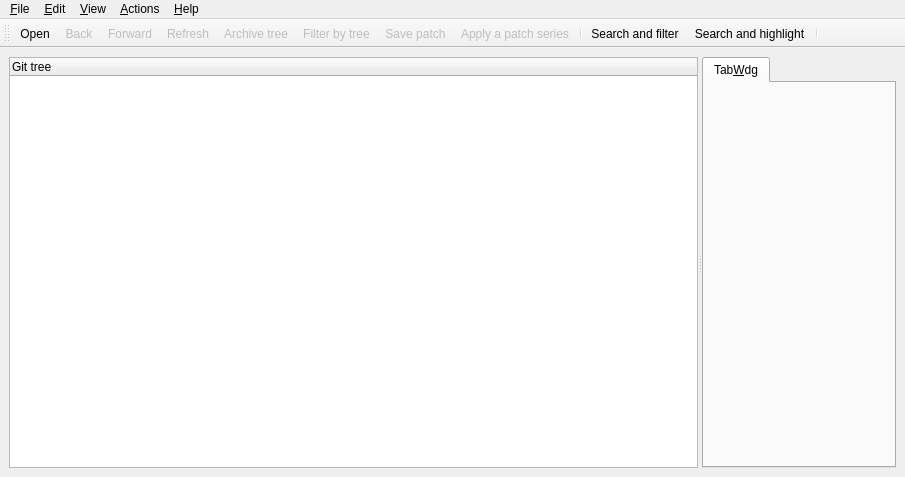
 <widget class="QMainWindow" name="MainBase">
  <property name="geometry">
   <rect>
    <x>0</x>
    <y>0</y>
    <width>905</width>
    <height>477</height>
   </rect>
  </property>
  <property name="acceptDrops">
   <bool>true</bool>
  </property>
  <property name="windowTitle">
   <string>QGit</string>
  </property>
  <property name="windowIcon">
   <iconset resource="icons.qrc">
    <normaloff>:/icons/resources/qgit.png</normaloff>:/icons/resources/qgit.png</iconset>
  </property>
  <widget class="QWidget" name="widget">
   <layout class="QHBoxLayout">
    <property name="spacing">
     <number>6</number>
    </property>
    <property name="leftMargin">
     <number>9</number>
    </property>
    <property name="topMargin">
     <number>9</number>
    </property>
    <property name="rightMargin">
     <number>9</number>
    </property>
    <property name="bottomMargin">
     <number>9</number>
    </property>
    <item>
     <widget class="QSplitter" name="treeSplitter">
      <property name="orientation">
       <enum>Qt::Horizontal</enum>
      </property>
      <widget class="TreeView" name="treeView">
       <property name="contextMenuPolicy">
        <enum>Qt::CustomContextMenu</enum>
       </property>
       <property name="selectionMode">
        <enum>QAbstractItemView::ExtendedSelection</enum>
       </property>
       <property name="rootIsDecorated">
        <bool>false</bool>
       </property>
       <property name="columnCount">
        <number>1</number>
       </property>
       <column>
        <property name="text">
         <string>Git tree</string>
        </property>
       </column>
      </widget>
      <widget class="QTabWidget" name="tabWdg">
       <widget class="QWidget" name="TabWdg">
        <attribute name="title">
         <string>Tab&amp;Wdg</string>
        </attribute>
       </widget>
      </widget>
     </widget>
    </item>
   </layout>
  </widget>
  <widget class="QToolBar" name="toolBar">
   <property name="windowTitle">
    <string>Toolbar</string>
   </property>
   <property name="orientation">
    <enum>Qt::Horizontal</enum>
   </property>
   <property name="iconSize">
    <size>
     <width>16</width>
     <height>16</height>
    </size>
   </property>
   <attribute name="toolBarArea">
    <enum>TopToolBarArea</enum>
   </attribute>
   <attribute name="toolBarBreak">
    <bool>false</bool>
   </attribute>
   <addaction name="ActOpenRepo"/>
   <addaction name="ActBack"/>
   <addaction name="ActForward"/>
   <addaction name="ActRefresh"/>
   <addaction name="ActShowTree"/>
   <addaction name="ActFilterTree"/>
   <addaction name="ActMailFormatPatch"/>
   <addaction name="ActMailApplyPatch"/>
   <addaction name="separator"/>
   <addaction name="ActSearchAndFilter"/>
   <addaction name="ActSearchAndHighlight"/>
   <addaction name="separator"/>
  </widget>
  <widget class="QMenuBar" name="MenuBarEditor">
   <property name="geometry">
    <rect>
     <x>0</x>
     <y>0</y>
     <width>905</width>
     <height>20</height>
    </rect>
   </property>
   <widget class="QMenu" name="Help">
    <property name="title">
     <string>&amp;Help</string>
    </property>
    <addaction name="ActHelp"/>
    <addaction name="ActAbout"/>
   </widget>
   <widget class="QMenu" name="File">
    <property name="title">
     <string>&amp;File</string>
    </property>
    <property name="separatorsCollapsible">
     <bool>true</bool>
    </property>
    <addaction name="ActOpenRepo"/>
    <addaction name="ActOpenRepoNewWindow"/>
    <addaction name="ActRefresh"/>
    <addaction name="ActSaveFile"/>
    <addaction name="ActMailFormatPatch"/>
    <addaction name="ActMailApplyPatch"/>
    <addaction name="separator"/>
    <addaction name="ActClose"/>
    <addaction name="ActExit"/>
    <addaction name="separator"/>
   </widget>
   <widget class="QMenu" name="Edit">
    <property name="title">
     <string>&amp;Edit</string>
    </property>
    <addaction name="ActCommit"/>
    <addaction name="ActAmend"/>
    <addaction name="ActCheckout"/>
    <addaction name="ActBranch"/>
    <addaction name="ActTag"/>
    <addaction name="ActDelete"/>
    <addaction name="ActPush"/>
    <addaction name="ActPop"/>
    <addaction name="separator"/>
    <addaction name="ActFind"/>
    <addaction name="ActFindNext"/>
    <addaction name="separator"/>
    <addaction name="ActSettings"/>
   </widget>
   <widget class="QMenu" name="Actions">
    <property name="title">
     <string>&amp;Actions</string>
    </property>
    <addaction name="ActCustomActionSetup"/>
   </widget>
   <widget class="QMenu" name="View">
    <property name="title">
     <string>&amp;View</string>
    </property>
    <addaction name="ActBack"/>
    <addaction name="ActForward"/>
    <addaction name="separator"/>
    <addaction name="ActRangeDlg"/>
    <addaction name="separator"/>
    <addaction name="ActCheckWorkDir"/>
    <addaction name="ActMarkDiffToSha"/>
    <addaction name="separator"/>
    <addaction name="ActViewRev"/>
    <addaction name="ActViewDiff"/>
    <addaction name="ActViewDiffNewTab"/>
    <addaction name="ActViewFile"/>
    <addaction name="ActViewFileNewTab"/>
    <addaction name="ActExternalDiff"/>
    <addaction name="ActExternalEditor"/>
    <addaction name="ActShowTree"/>
    <addaction name="ActSplitView"/>
    <addaction name="ActToggleLogsDiff"/>
    <addaction name="ActShowDescHeader"/>
    <addaction name="ActFilterTree"/>
   </widget>
   <addaction name="File"/>
   <addaction name="Edit"/>
   <addaction name="View"/>
   <addaction name="Actions"/>
   <addaction name="separator"/>
   <addaction name="Help"/>
  </widget>
  <action name="ActOpenRepo">
   <property name="icon">
    <iconset resource="icons.qrc">
     <normaloff>:/icons/resources/folder_open.png</normaloff>:/icons/resources/folder_open.png</iconset>
   </property>
   <property name="text">
    <string>&amp;Open...</string>
   </property>
   <property name="iconText">
    <string>Open</string>
   </property>
   <property name="shortcut">
    <string>Ctrl+O</string>
   </property>
  </action>
  <action name="ActExit">
   <property name="text">
    <string>E&amp;xit</string>
   </property>
   <property name="iconText">
    <string>Exit</string>
   </property>
   <property name="shortcut">
    <string>Ctrl+Q</string>
   </property>
  </action>
  <action name="ActAbout">
   <property name="text">
    <string>&amp;About QGit</string>
   </property>
   <property name="iconText">
    <string>About</string>
   </property>
   <property name="shortcut">
    <string/>
   </property>
  </action>
  <action name="ActMailFormatPatch">
   <property name="enabled">
    <bool>false</bool>
   </property>
   <property name="icon">
    <iconset resource="icons.qrc">
     <normaloff>:/icons/resources/mail_send.png</normaloff>:/icons/resources/mail_send.png</iconset>
   </property>
   <property name="text">
    <string>&amp;Save patch...</string>
   </property>
   <property name="iconText">
    <string>Save patch</string>
   </property>
   <property name="toolTip">
    <string>Save a patch series to be sent by e-mail</string>
   </property>
  </action>
  <action name="ActHelp">
   <property name="icon">
    <iconset resource="icons.qrc">
     <normaloff>:/icons/resources/help.png</normaloff>:/icons/resources/help.png</iconset>
   </property>
   <property name="text">
    <string>QGit ha&amp;ndbook</string>
   </property>
   <property name="iconText">
    <string>Handbook</string>
   </property>
   <property name="shortcut">
    <string>F1</string>
   </property>
  </action>
  <action name="ActSettings">
   <property name="icon">
    <iconset resource="icons.qrc">
     <normaloff>:/icons/resources/configure.png</normaloff>:/icons/resources/configure.png</iconset>
   </property>
   <property name="text">
    <string>&amp;Settings...</string>
   </property>
   <property name="iconText">
    <string>Settings</string>
   </property>
  </action>
  <action name="ActCommit">
   <property name="enabled">
    <bool>false</bool>
   </property>
   <property name="icon">
    <iconset resource="icons.qrc">
     <normaloff>:/icons/resources/vcs_commit.png</normaloff>:/icons/resources/vcs_commit.png</iconset>
   </property>
   <property name="text">
    <string>&amp;Commit...</string>
   </property>
   <property name="iconText">
    <string>Commit</string>
   </property>
   <property name="toolTip">
    <string>Commit changes</string>
   </property>
   <property name="shortcut">
    <string>#</string>
   </property>
  </action>
  <action name="ActTag">
   <property name="enabled">
    <bool>false</bool>
   </property>
   <property name="text">
    <string>Make &amp;tag...</string>
   </property>
   <property name="iconText">
    <string>Make tag</string>
   </property>
   <property name="toolTip">
    <string>Tag selected revision</string>
   </property>
   <property name="shortcut">
    <string>Ctrl+T</string>
   </property>
  </action>
  <action name="ActOpenRepoNewWindow">
   <property name="text">
    <string>Open in a &amp;new window...</string>
   </property>
   <property name="iconText">
    <string>Open in a &amp;new window</string>
   </property>
   <property name="shortcut">
    <string>Ctrl+N</string>
   </property>
  </action>
  <action name="ActClose">
   <property name="text">
    <string>&amp;Close</string>
   </property>
   <property name="iconText">
    <string>Close</string>
   </property>
   <property name="shortcut">
    <string>Ctrl+W</string>
   </property>
  </action>
  <action name="ActMailApplyPatch">
   <property name="enabled">
    <bool>false</bool>
   </property>
   <property name="icon">
    <iconset resource="icons.qrc">
     <normaloff>:/icons/resources/mail_get.png</normaloff>:/icons/resources/mail_get.png</iconset>
   </property>
   <property name="text">
    <string>Apply patch...</string>
   </property>
   <property name="iconText">
    <string>Apply a patch series</string>
   </property>
  </action>
  <action name="ActPush">
   <property name="enabled">
    <bool>false</bool>
   </property>
   <property name="text">
    <string>&amp;Push patch</string>
   </property>
   <property name="iconText">
    <string>Push patch</string>
   </property>
   <property name="toolTip">
    <string>Push this patch on StGIT stack</string>
   </property>
   <property name="shortcut">
    <string>PgUp</string>
   </property>
  </action>
  <action name="ActPop">
   <property name="enabled">
    <bool>false</bool>
   </property>
   <property name="text">
    <string>P&amp;op patch</string>
   </property>
   <property name="iconText">
    <string>Pop patch</string>
   </property>
   <property name="toolTip">
    <string>Pop patches from StGIT stack until this one included</string>
   </property>
   <property name="shortcut">
    <string>PgDown</string>
   </property>
  </action>
  <action name="ActRefresh">
   <property name="enabled">
    <bool>false</bool>
   </property>
   <property name="icon">
    <iconset resource="icons.qrc">
     <normaloff>:/icons/resources/reload.png</normaloff>:/icons/resources/reload.png</iconset>
   </property>
   <property name="iconText">
    <string>Refresh</string>
   </property>
   <property name="toolTip">
    <string>Refresh view (F5)</string>
   </property>
   <property name="shortcut">
    <string>F5</string>
   </property>
  </action>
  <action name="ActViewDiff">
   <property name="enabled">
    <bool>false</bool>
   </property>
   <property name="text">
    <string>View patch</string>
   </property>
   <property name="iconText">
    <string>View patch</string>
   </property>
   <property name="toolTip">
    <string>Double click on revision log as a shortcut</string>
   </property>
   <property name="statusTip">
    <string>Double click on revision log as a shortcut</string>
   </property>
   <property name="shortcut">
    <string>Ctrl+P</string>
   </property>
  </action>
  <action name="ActViewFile">
   <property name="enabled">
    <bool>false</bool>
   </property>
   <property name="text">
    <string>View file</string>
   </property>
   <property name="iconText">
    <string>View file</string>
   </property>
   <property name="toolTip">
    <string>Double click on file name as a shortcut</string>
   </property>
   <property name="statusTip">
    <string>Double click on file name as a shortcut</string>
   </property>
   <property name="shortcut">
    <string>Ctrl+A</string>
   </property>
  </action>
  <action name="ActSaveFile">
   <property name="enabled">
    <bool>false</bool>
   </property>
   <property name="text">
    <string>Save file as...</string>
   </property>
   <property name="iconText">
    <string>Save file as...</string>
   </property>
   <property name="toolTip">
    <string>Save selected file</string>
   </property>
   <property name="shortcut">
    <string>Ctrl+S</string>
   </property>
  </action>
  <action name="ActFilterTree">
   <property name="checkable">
    <bool>true</bool>
   </property>
   <property name="enabled">
    <bool>false</bool>
   </property>
   <property name="icon">
    <iconset resource="icons.qrc">
     <normaloff>:/icons/resources/wizard.png</normaloff>:/icons/resources/wizard.png</iconset>
   </property>
   <property name="text">
    <string>Toggle filter by tree</string>
   </property>
   <property name="iconText">
    <string>Filter by tree</string>
   </property>
   <property name="toolTip">
    <string>Filter by tree selection, multiple selections allowed</string>
   </property>
  </action>
  <action name="ActShowTree">
   <property name="checkable">
    <bool>true</bool>
   </property>
   <property name="enabled">
    <bool>false</bool>
   </property>
   <property name="icon">
    <iconset resource="icons.qrc">
     <normaloff>:/icons/resources/view_tree.png</normaloff>:/icons/resources/view_tree.png</iconset>
   </property>
   <property name="text">
    <string>Toggle tree view</string>
   </property>
   <property name="iconText">
    <string>Archive tree</string>
   </property>
   <property name="toolTip">
    <string>Toggle tree view (T)</string>
   </property>
   <property name="shortcut">
    <string>T</string>
   </property>
  </action>
  <action name="ActDelete">
   <property name="enabled">
    <bool>false</bool>
   </property>
   <property name="text">
    <string>Delete references...</string>
   </property>
   <property name="iconText">
    <string>Delete tag</string>
   </property>
   <property name="toolTip">
    <string>Remove selected reference names</string>
   </property>
  </action>
  <action name="ActCheckWorkDir">
   <property name="checkable">
    <bool>true</bool>
   </property>
   <property name="enabled">
    <bool>false</bool>
   </property>
   <property name="text">
    <string>Check working directory</string>
   </property>
   <property name="iconText">
    <string>Check working dir</string>
   </property>
   <property name="toolTip">
    <string>Check working directory</string>
   </property>
  </action>
  <action name="ActMarkDiffToSha">
   <property name="text">
    <string>Mark for diff</string>
   </property>
   <property name="iconText">
    <string>Mark for diff</string>
   </property>
   <property name="toolTip">
    <string>Mark selected revision to diff against</string>
   </property>
  </action>
  <action name="ActExternalDiff">
   <property name="enabled">
    <bool>false</bool>
   </property>
   <property name="text">
    <string>External diff...</string>
   </property>
   <property name="iconText">
    <string>Launch external diff viewer</string>
   </property>
   <property name="shortcut">
    <string>Ctrl+D</string>
   </property>
  </action>
  <action name="ActExternalEditor">
   <property name="enabled">
    <bool>false</bool>
   </property>
   <property name="text">
    <string>External editor...</string>
   </property>
   <property name="iconText">
    <string>Launch external editor</string>
   </property>
   <property name="shortcut">
    <string>Ctrl+E</string>
   </property>
  </action>
  <action name="ActViewRev">
   <property name="enabled">
    <bool>false</bool>
   </property>
   <property name="text">
    <string>View revision</string>
   </property>
   <property name="iconText">
    <string>View revision</string>
   </property>
   <property name="toolTip">
    <string>Double click on a revision in file history as a shortcut</string>
   </property>
   <property name="shortcut">
    <string>Ctrl+R</string>
   </property>
  </action>
  <action name="ActSplitView">
   <property name="icon">
    <iconset resource="icons.qrc">
     <normaloff>:/icons/resources/view_top_bottom.png</normaloff>:/icons/resources/view_top_bottom.png</iconset>
   </property>
   <property name="text">
    <string>Toggle split view</string>
   </property>
   <property name="iconText">
    <string>Toggle split view</string>
   </property>
   <property name="toolTip">
    <string>Hide/unhide secondary pane</string>
   </property>
   <property name="shortcut">
    <string>S</string>
   </property>
  </action>
  <action name="ActFind">
   <property name="text">
    <string>Find...</string>
   </property>
   <property name="iconText">
    <string>Find text in current view...</string>
   </property>
   <property name="shortcut">
    <string>Ctrl+F</string>
   </property>
  </action>
  <action name="ActFindNext">
   <property name="text">
    <string>Find next</string>
   </property>
   <property name="iconText">
    <string>Find next</string>
   </property>
   <property name="toolTip">
    <string>Go to next occurrence of searched text</string>
   </property>
   <property name="shortcut">
    <string>F3</string>
   </property>
  </action>
  <action name="ActForward">
   <property name="enabled">
    <bool>false</bool>
   </property>
   <property name="icon">
    <iconset resource="icons.qrc">
     <normaloff>:/icons/resources/next.png</normaloff>:/icons/resources/next.png</iconset>
   </property>
   <property name="text">
    <string>Forward</string>
   </property>
   <property name="iconText">
    <string>Forward</string>
   </property>
   <property name="shortcut">
    <string>Alt+Right</string>
   </property>
  </action>
  <action name="ActBack">
   <property name="enabled">
    <bool>false</bool>
   </property>
   <property name="icon">
    <iconset resource="icons.qrc">
     <normaloff>:/icons/resources/previous.png</normaloff>:/icons/resources/previous.png</iconset>
   </property>
   <property name="text">
    <string>Back</string>
   </property>
   <property name="iconText">
    <string>Back</string>
   </property>
   <property name="shortcut">
    <string>Alt+Left</string>
   </property>
  </action>
  <action name="ActCustomActionSetup">
   <property name="icon">
    <iconset resource="icons.qrc">
     <normaloff>:/icons/resources/bookmark.png</normaloff>:/icons/resources/bookmark.png</iconset>
   </property>
   <property name="text">
    <string>Setup actions...</string>
   </property>
   <property name="iconText">
    <string>Setup actions...</string>
   </property>
  </action>
  <action name="ActViewFileNewTab">
   <property name="enabled">
    <bool>false</bool>
   </property>
   <property name="text">
    <string>View file in new tab</string>
   </property>
   <property name="iconText">
    <string>View file in new tab</string>
   </property>
   <property name="shortcut">
    <string>Ctrl+Shift+A</string>
   </property>
  </action>
  <action name="ActViewDiffNewTab">
   <property name="enabled">
    <bool>false</bool>
   </property>
   <property name="text">
    <string>View patch in new tab</string>
   </property>
   <property name="iconText">
    <string>View patch in new tab</string>
   </property>
   <property name="shortcut">
    <string>Ctrl+Shift+P</string>
   </property>
  </action>
  <action name="ActSearchAndFilter">
   <property name="checkable">
    <bool>true</bool>
   </property>
   <property name="enabled">
    <bool>true</bool>
   </property>
   <property name="icon">
    <iconset resource="icons.qrc">
     <normaloff>:/icons/resources/filter.png</normaloff>:/icons/resources/filter.png</iconset>
   </property>
   <property name="text">
    <string>Search and filter</string>
   </property>
   <property name="statusTip">
    <string>Toggle filter</string>
   </property>
  </action>
  <action name="ActSearchAndHighlight">
   <property name="checkable">
    <bool>true</bool>
   </property>
   <property name="enabled">
    <bool>true</bool>
   </property>
   <property name="icon">
    <iconset resource="icons.qrc">
     <normaloff>:/icons/resources/find.png</normaloff>:/icons/resources/find.png</iconset>
   </property>
   <property name="text">
    <string>Search and highlight</string>
   </property>
   <property name="statusTip">
    <string>Toggle match highlight</string>
   </property>
  </action>
  <action name="ActShowDescHeader">
   <property name="checkable">
    <bool>true</bool>
   </property>
   <property name="checked">
    <bool>true</bool>
   </property>
   <property name="text">
    <string>Show header info</string>
   </property>
   <property name="iconText">
    <string>Show header info</string>
   </property>
   <property name="toolTip">
    <string>Show revision description header info</string>
   </property>
   <property name="shortcut">
    <string>H</string>
   </property>
  </action>
  <action name="ActToggleLogsDiff">
   <property name="text">
    <string>Toggle message/diff</string>
   </property>
   <property name="iconText">
    <string>Toggle message/diff</string>
   </property>
   <property name="toolTip">
    <string>Toggle between messages and patch content\n in revision description pane</string>
   </property>
   <property name="shortcut">
    <string>M</string>
   </property>
  </action>
  <action name="ActRangeDlg">
   <property name="icon">
    <iconset resource="icons.qrc">
     <normaloff>:/icons/resources/range_select.png</normaloff>:/icons/resources/range_select.png</iconset>
   </property>
   <property name="text">
    <string>Select range...</string>
   </property>
   <property name="toolTip">
    <string>Show 'Select range' dialog</string>
   </property>
  </action>
  <action name="ActAmend">
   <property name="text">
    <string>Amend commit...</string>
   </property>
   <property name="toolTip">
    <string>Amend previous commit</string>
   </property>
   <property name="shortcut">
    <string>@</string>
   </property>
  </action>
  <action name="ActBranch">
   <property name="enabled">
    <bool>false</bool>
   </property>
   <property name="text">
    <string>Make &amp;branch...</string>
   </property>
   <property name="toolTip">
    <string>Make new branch on selected revision</string>
   </property>
   <property name="shortcut">
    <string>Ctrl+B</string>
   </property>
  </action>
  <action name="ActCheckout">
   <property name="text">
    <string>&amp;Checkout...</string>
   </property>
   <property name="iconText">
    <string>Checkout</string>
   </property>
   <property name="toolTip">
    <string>Checkout selected revision</string>
   </property>
  </action>
 </widget>
